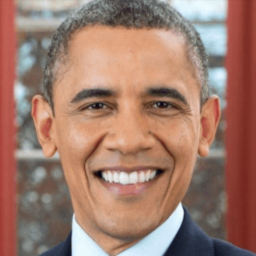
%> input picture DISP_3/obama_256.png, 256 x 256 px
$ octave p3.m   (GNU Octave 9; MATLAB toolbox functions it lacks are replaced by stand-ins)
%> lines starting %> are read from the running program, lines starting %| are printed output that depends on the picture; in (x1, y1, x2, y2) boxes, pixels count from 0 and x2, y2 are one past the last pixel; in counts of white or black regions, pixels touching at a corner belong together; the program's own positions count from 1
obama = imread("obama_256.png");
%> obama is the input picture: size 256x256x3 uint8; mean R, G, B 160.1, 123.4, 109.1
obama = rgb2gray(obama);
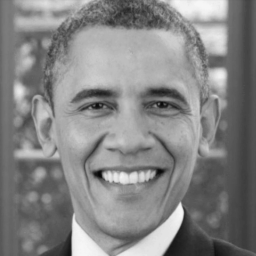
%> obama: size 256x256 uint8; min 6, max 247, mean 132.7
subplot(3,1,1);
imshow(obama);

cj = imread("chung_jung_256.jpg");
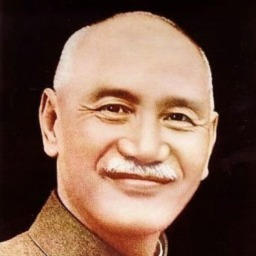
%> input picture DISP_3/chung_jung_256.jpg, 256 x 256 px
%> cj is the input picture: size 256x256x3 uint8; mean R, G, B 124.1, 93.6, 77.6
cj = rgb2gray(cj);
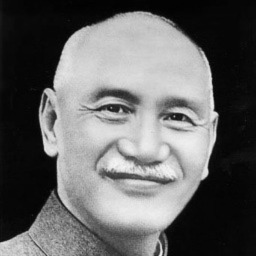
%> cj: size 256x256 uint8; min 1, max 246, mean 101
subplot(3,1,2);
imshow(cj);

% 2d fourier transform
o_fft = fft2(obama);
c_fft = fft2(cj);


% filter, recommend to do mask then multiply them
size_o = size(o_fft);
%> size_o = [256 256]
th = size_o(1)/30;
%> th = 8.53
low_filter = zeros(size_o);
for p = [1:size_o(1)]
    for q = [1:size_o(2)]
        if p + q-2 <= th || p + size_o(2) - q <= th || size_o(1) - p + q <= th || size_o(1) + size_o(2) +2 - p - q <= th
            % low frequency
           low_filter(p,q) = 1;
        end
    end
end
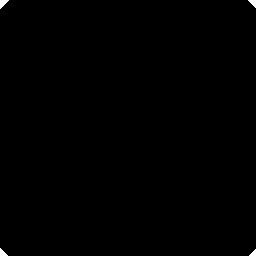
%> low_filter: size 256x256 double; values 0 (black) and 1 (white), 0.22% white; 4 white regions, box (x1, y1, x2, y2) and area: (0, 0, 9, 9) 45, (248, 0, 256, 8) 36, (0, 248, 8, 256) 36, (249, 249, 256, 256) 28
high_filter = ones(size_o) - low_filter;

o_fft = low_filter .* o_fft;
c_fft = high_filter .* c_fft;

new_fft = c_fft + o_fft;
new_fig = uint8(abs(ifft2(new_fft)));
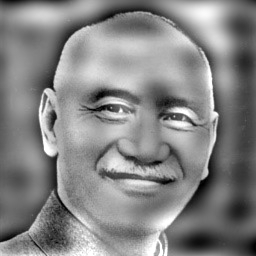
%> new_fig: size 256x256 uint8; min 0, max 255, mean 132.7
% new_fig = abs(new_fig);
subplot(3,1,3);
imshow(new_fig);
